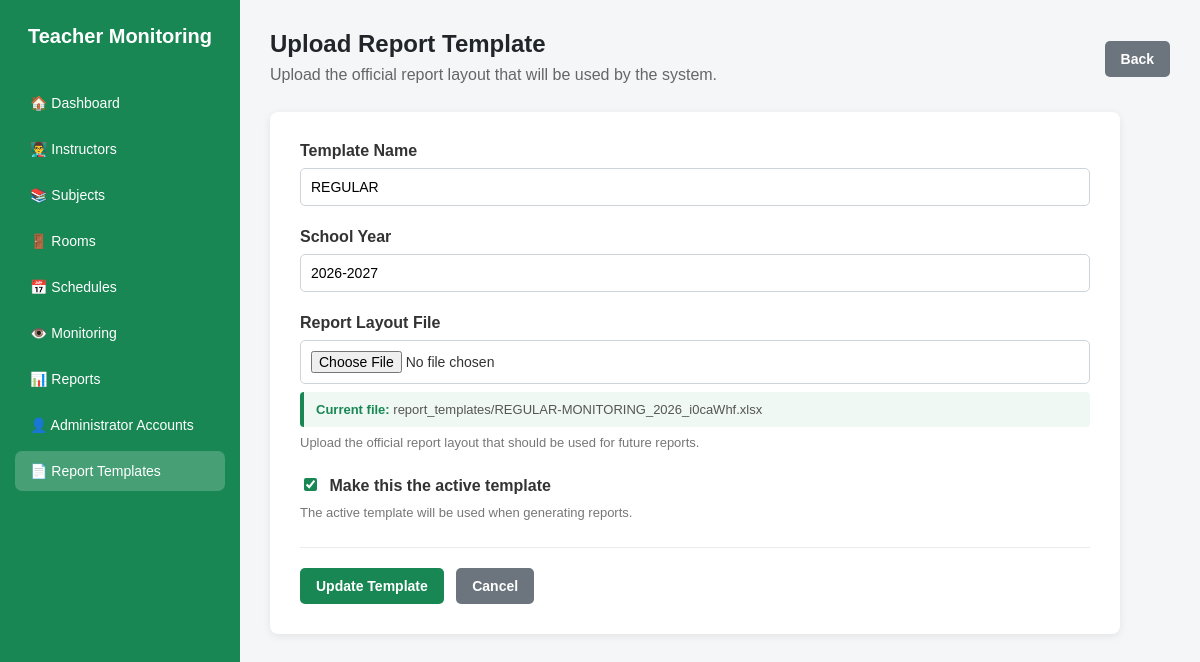
/reports/template/4/edit/ (signed in), run on the app's committed database.
### monitoring/models.py (models this page shows, shortened)
class ReportTemplate(models.Model):
    name = models.CharField(
        max_length=150
    )
    school_year = models.CharField(
        max_length=20
    )
    file = models.FileField(
        upload_to="report_templates/"
    )
    is_active = models.BooleanField(
        default=False
    )
    uploaded_at = models.DateTimeField(
        auto_now_add=True
    )

### monitoring/views.py (the view)
@login_required
def report_template_update(request, pk):
    template = get_object_or_404(
        ReportTemplate,
        pk=pk
    )
    if request.method == "POST":
        form = ReportTemplateForm(
            request.POST,
            request.FILES,
            instance=template
        )
        if form.is_valid():
            updated_template = form.save(
                commit=False
            )
            if updated_template.is_active:
                ReportTemplate.objects.exclude(
                    pk=template.pk
                ).update(
                    is_active=False
                )
            updated_template.save()
            messages.success(
                request,
                "Report template updated successfully."
            )
            return redirect(
                "report_template_list"
            )
    else:
        form = ReportTemplateForm(
            instance=template
        )
    return render(
        request,
        "instructors/reports/template_form.html",
        {
            "form": form,
            "template": template,
            "is_edit": True,
        }
    )

### monitoring/forms.py (shortened to what this page needs)
class ReportTemplateForm(forms.ModelForm):
    class Meta:
        model = ReportTemplate
        fields = [
            "name",
            "school_year",
            "file",
            "is_active",
        ]
        widgets = {
            "name": forms.TextInput(
                attrs={
                    "placeholder":
                        "Example: Part-Time Instructor Monitoring Form"
                }
            ),
            "school_year": forms.TextInput(
                attrs={
                    "placeholder":
                        "Example: 2026-2027"
                }
            ),
            "file": forms.FileInput(
                attrs={
                    "accept": ".xlsx,.xls"
                }
            ),
        }

### templates/instructors/reports/template_form.html (shortened to what this page needs)
<!DOCTYPE html>
<html lang="en">
<head>
    {% load static %}
</head>
<body>
<div class="layout">
    <div
        class="sidebar"
        id="sidebar"
    >
        <h2>
            Teacher Monitoring
        </h2>
        <a href="{% url 'dashboard' %}">
            🏠 Dashboard
        </a>
        <a href="{% url 'instructor_list' %}">
            👨‍🏫 Instructors
        </a>
        <a href="{% url 'subject_list' %}">
            📚 Subjects
        </a>
        <a href="{% url 'room_list' %}">
            🚪 Rooms
        </a>
        <a href="{% url 'schedule_list' %}">
            📅 Schedules
        </a>
        <a href="{% url 'monitoring_list' %}">
            👁️ Monitoring
        </a>
        <a href="{% url 'reports' %}">
            📊 Reports
        </a>
        <a
            href="{% url 'admin_accounts' %}"
        >
            👤 Administrator Accounts
        </a>
        <a
            href="{% url 'report_template_list' %}"
            class="active"
        >
            📄 Report Templates
        </a>
    </div>
    <div class="main">
        <div class="page-header">
            <div>
                <h2>
                    Upload Report Template
                </h2>
                <p>
                    Upload the official report layout that will be used by the system.
                </p>
            </div>
            <a
                href="{% url 'report_template_list' %}"
                class="btn btn-secondary"
            >
                Back
            </a>
        </div>
        <div class="card">
            <form
                method="POST"
                enctype="multipart/form-data"
            >
                <div class="form-group">
                    <label>
                        <strong>
                            Template Name
                        </strong>
                    </label>
                    {{ form.name }}
                </div>
                <div class="form-group">
                    <label>
                        <strong>
                            School Year
                        </strong>
                    </label>
                    {{ form.school_year }}
                </div>
                <div class="form-group">
                    <label>
                        <strong>
                            Report Layout File
                        </strong>
                    </label>
                    {{ form.file }}
                    {% if is_edit and template.file %}
                        <div class="current-file">
                            <strong>
                                Current file:
                            </strong>
                            {{ template.file.name }}
                        </div>
                    {% endif %}
                    <span class="help-text">
                        Upload the official report layout that should be used for future reports.
                    </span>
                </div>
                <div class="form-group">
                    <label>
                        {{ form.is_active }}
                        <strong>
                            Make this the active template
                        </strong>
                    </label>
                    <span class="help-text">
                        The active template will be used when generating reports.
                    </span>
                </div>
                <div class="button-row">
                    <button
                        type="submit"
                        class="btn btn-success"
                    >
                        {% if is_edit %}
                            Update Template
                        {% else %}
                            Upload Template
                        {% endif %}
                    </button>
                    <a
                        href="{% url 'report_template_list' %}"
                        class="btn btn-secondary"
                    >
                        Cancel
                    </a>
                </div>
            </form>
        </div>
    </div>
</div>
</body>
</html>

### templates/instructors/reports/template_form.html (style rules this page uses)
* { box-sizing: border-box; }
body { margin: 0; font-family: Arial, sans-serif; background: #f5f6f8; color: #333; }
.layout { display: flex; min-height: 100vh; width: 100%; }
.sidebar { width: 240px; min-width: 240px; background: #198754; color: white; padding: 25px 15px; min-height: 100vh; position: fixed; left: 0; top: 0; height: 100vh; overflow-y: auto; z-index: 1000; scrollbar-width: thin; }
.sidebar h2 { margin: 0 0 35px 0; font-size: 20px; color: white; text-align: center; }
.sidebar a { display: block; color: white; text-decoration: none; padding: 12px 15px; border-radius: 7px; margin-bottom: 6px; font-size: 14px; transition: background 0.2s ease; }
.sidebar a.active { background: rgba(255, 255, 255, 0.20); }
.main { flex: 1; min-width: 0; padding: 30px; margin-left: 240px; }
.page-header { display: flex; justify-content: space-between; align-items: center; gap: 20px; margin-bottom: 25px; }
.page-header h2 { margin: 0 0 5px 0; color: #212529; }
.page-header p { color: #666; margin: 0; line-height: 1.5; }
.card { background: white; border-radius: 8px; padding: 30px; max-width: 850px; box-shadow: 0 2px 8px rgba(0, 0, 0, 0.08); }
.form-group { margin-bottom: 22px; }
.form-group label { display: block; margin-bottom: 8px; }
input[type="text"], input[type="file"] { width: 100%; padding: 10px; border: 1px solid #ced4da; border-radius: 5px; font-size: 14px; background: white; }
input[type="checkbox"] { margin-right: 8px; accent-color: #198754; }
.help-text { display: block; margin-top: 6px; color: #777; font-size: 13px; line-height: 1.5; }
.current-file { margin-top: 8px; padding: 10px 12px; background: #f0f8f4; border-left: 4px solid #198754; border-radius: 4px; color: #555; font-size: 13px; }
.current-file strong { color: #198754; }
.btn { display: inline-block; padding: 10px 16px; border-radius: 5px; text-decoration: none; border: none; cursor: pointer; font-size: 14px; font-weight: bold; }
.btn-success { background: #198754; color: white; }
.btn-secondary { background: #6c757d; color: white; }
.button-row { margin-top: 25px; padding-top: 20px; border-top: 1px solid #e9ecef; }
.button-row .btn { margin-right: 8px; }

### data on the page
ReportTemplate: name "REGULAR", school_year "2026-2027", file.name "report_templates/REGULAR-MONITORING_2026_i0caWhf.xlsx", is_active "☑"
